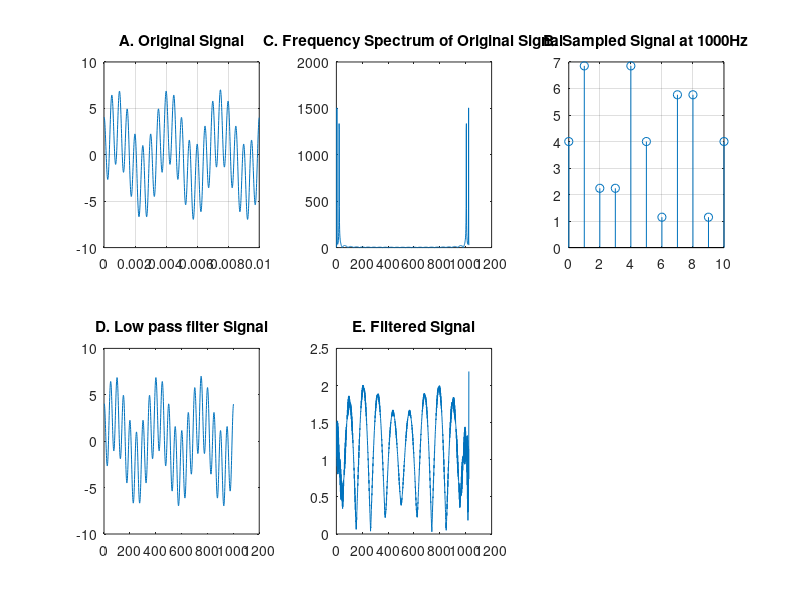

The MATLAB script that drew this image:
clear all
close all
t=0:.00001:0.01;
x=3*sin(600*pi*t)+4*cos(4000*pi*t);
subplot(2,3,1)
plot(t,x);
title('A. Original Signal');
grid on;

%%Frequency response of the samples
subplot(2,3,2);
x_fft=abs(fft(x, 1024));
plot(x_fft)
title('C. Frequency Spectrum of Original Signal');

%%sampling at 1000Hz
subplot(2,3,3)
Fs=1000; %%Fs is the sampling reate
Ts=1/Fs; %%Fs is teh sampling frequency
delta=zeros(1, length(t));
delta(mod(t,Ts)==00)=1; %%sampling signal
x_s=x.*delta; %%multiple with impulse train, train on 1's and 0's
x_s=x_s(x_s~=0); %%pick samples that are non-zeros
stem(0:length(x_s)-1, x_s);
title('B. Sampled Signal at 1000Hz');
grid on;

%% Signal through low pass filter
x=3*sin(600*pi*t)+4*cos(4000*pi*t); %%original signal
subplot(2,3,4);
plot(x)
title('D. Low pass filter Signal');
x_fft=(fft(x,512)); %%frequency spectrum

x_fft(500:512)=0; %%supress high band
x_rec=(ifft(x_fft, 1024)); %%get the time respose back
subplot(2,3,5);
plot(abs(x_rec));
title('E. Filtered Signal');
